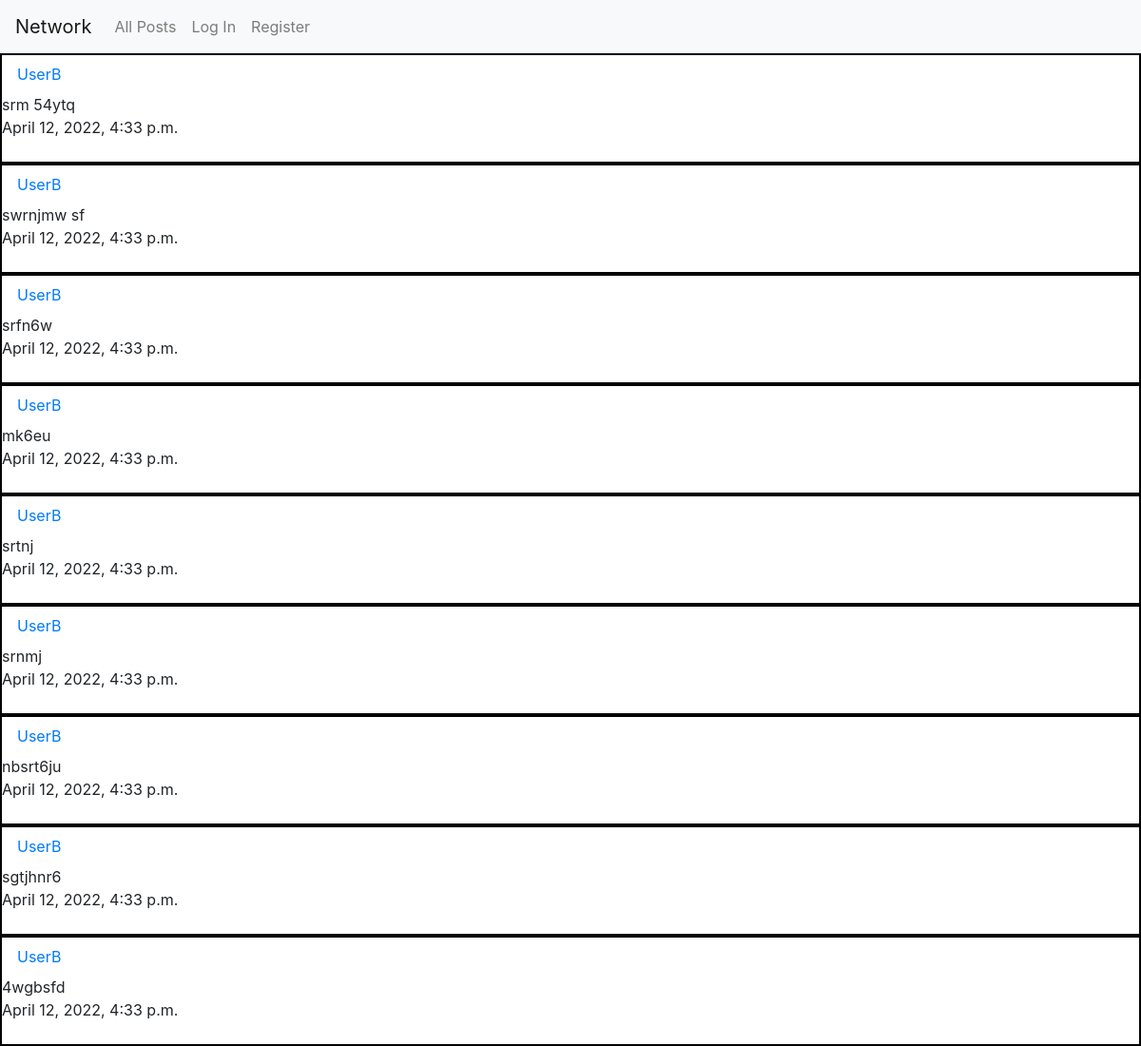
Page /all_posts (upper part) on the earlier database version.
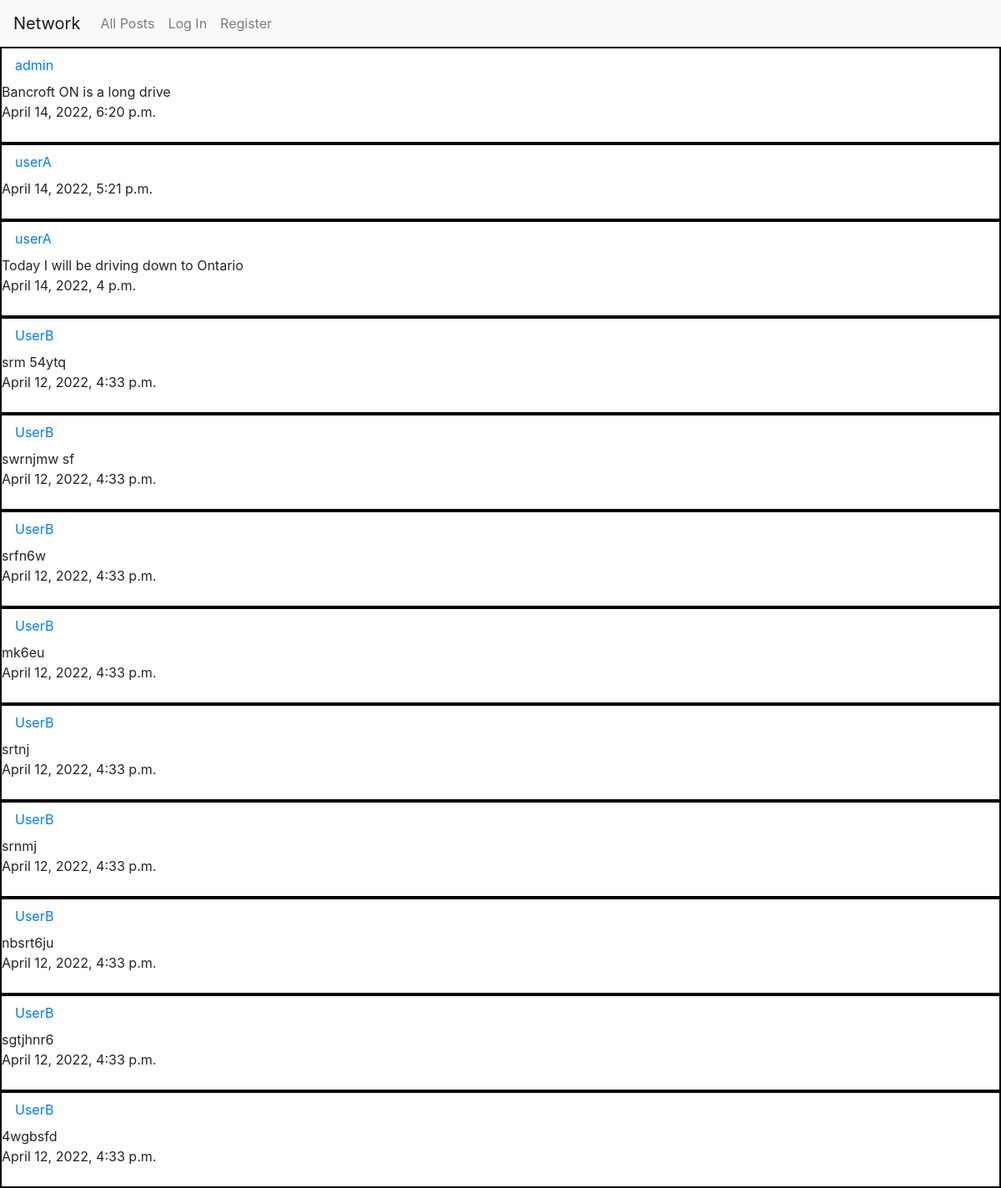
Same page on the later database version.
### network/models.py (models this page shows, shortened)
class Post(models.Model):
    user = models.ForeignKey("User", on_delete=models.CASCADE)
    body = models.TextField(blank=True)
    date = models.DateTimeField(auto_now_add=True)

class User(AbstractUser):
    pass

### network/views.py (the view)
# urls.py: path("all_posts", views.all_posts, name="all-posts"),
def all_posts(request):
    all_posts = Post.objects.all().order_by("-date")
    return render(request, "network/all_posts.html", {"all_posts": all_posts, "current_user": request.user} )

### network/templates/network/all_posts.html
{% extends "network/layout.html" %}
{% block body %}
    {% for post in all_posts%}
    <div style ="border: solid black 2px;">
    <div><a class="nav-link" href="{% url 'profile' post.user %}">{{post.user}}</a></div>
    <div>{{post.body}}</div>
    <div>{{post.date}}</div><br>
    </div>
    {% endfor %}
{% endblock %}

Differences in the rows shown:
added Post: user "admin", body "Bancroft ON is a long drive", date "April 14, 2022, 6:20 p.m."
added Post: user "userA", date "April 14, 2022, 5:21 p.m."
added Post: user "userA", body "Today I will be driving down to Ontario", date "April 14, 2022, 4 p.m."
